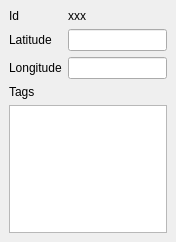
<ui version="4.0" >
 <class>TrackPointProperties</class>
 <widget class="QWidget" name="TrackPointProperties" >
  <property name="geometry" >
   <rect>
    <x>0</x>
    <y>0</y>
    <width>176</width>
    <height>242</height>
   </rect>
  </property>
  <property name="windowTitle" >
   <string>Trackpoint</string>
  </property>
  <layout class="QVBoxLayout" >
   <property name="margin" >
    <number>9</number>
   </property>
   <property name="spacing" >
    <number>6</number>
   </property>
   <item>
    <layout class="QGridLayout" >
     <property name="margin" >
      <number>0</number>
     </property>
     <property name="spacing" >
      <number>6</number>
     </property>
     <item row="2" column="1" >
      <widget class="QLineEdit" name="Longitude" />
     </item>
     <item row="0" column="1" >
      <widget class="QLabel" name="Id" >
       <property name="text" >
        <string>xxx</string>
       </property>
      </widget>
     </item>
     <item row="2" column="0" >
      <widget class="QLabel" name="label_4" >
       <property name="text" >
        <string>Longitude</string>
       </property>
      </widget>
     </item>
     <item row="1" column="1" >
      <widget class="QLineEdit" name="Latitude" />
     </item>
     <item row="1" column="0" >
      <widget class="QLabel" name="label_3" >
       <property name="text" >
        <string>Latitude</string>
       </property>
      </widget>
     </item>
     <item row="0" column="0" >
      <widget class="QLabel" name="label" >
       <property name="text" >
        <string>Id</string>
       </property>
      </widget>
     </item>
    </layout>
   </item>
   <item>
    <widget class="QLabel" name="label_2" >
     <property name="text" >
      <string>Tags</string>
     </property>
    </widget>
   </item>
   <item>
    <widget class="QTableView" name="TagView" />
   </item>
  </layout>
 </widget>
 <resources/>
 <connections/>
</ui>
